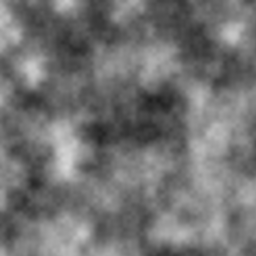
Frame 1 (no input)
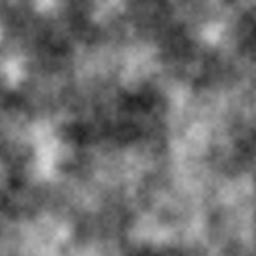
Frame 60 (the mouse pressed at the canvas centre just before this capture)
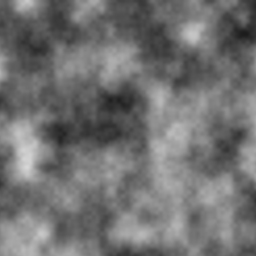
Frame 120 (the mouse held since frame 60 and released just before this capture)

The Processing sketch that drew these frames (run headless with seeded random() and noise(); from frame 60 on, the mouse is pressed at the canvas centre):

// Processing sketch: Pixels_noise
// ── Pixels_noise.pde
PImage noise; 

void setup() {
  
  size(256, 256);
  noise = createImage(width,height,RGB);
}
float inc = 0;
float ns = 0.03;
void draw() {
  inc+=0.01;
  noise.loadPixels();
  for (int i = 0; i < width; i++) {
    for (int j = 0; j < height; j++) {
      
      int loc = i + j *width;
      
      float n = noise(i * ns+inc,j*ns);
      
      noise.pixels[loc] = color(n*255);
      
    }
  }
  noise.updatePixels();
  image(noise,0,0);
}
